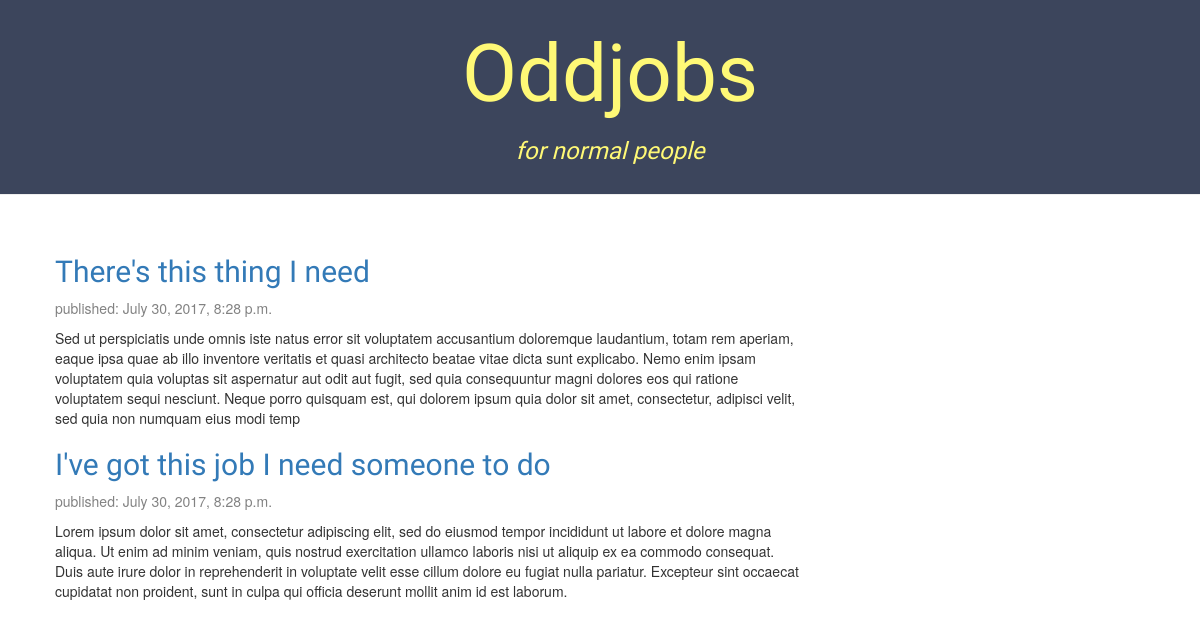
The app's page /, older data.
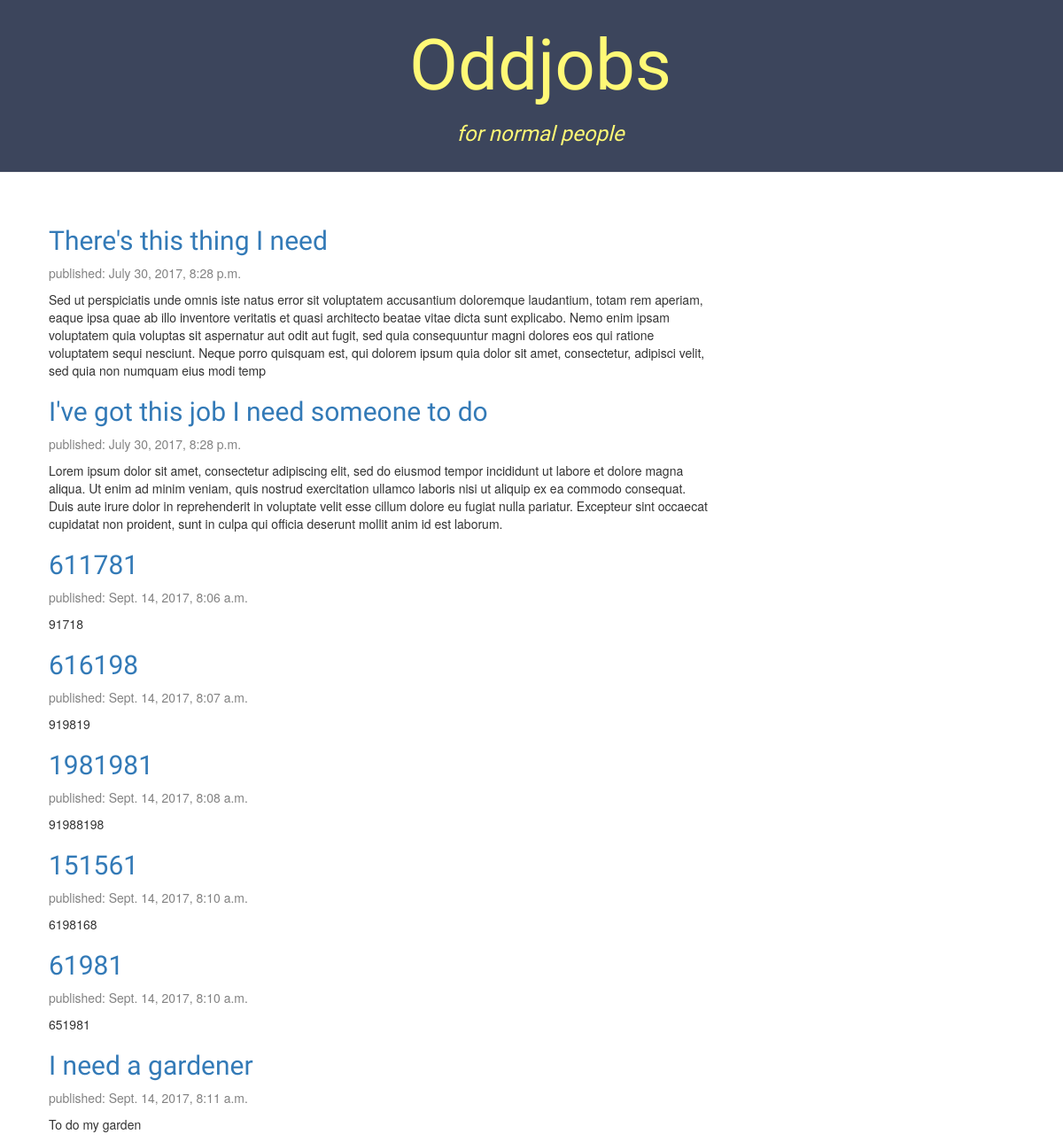
The same page, newer data.
### listings/models.py (models this page shows, shortened)
class Listing(models.Model):
	is_assigned = models.BooleanField(default=False)
	listee = models.ForeignKey('auth.User')
	title = models.CharField(max_length=200)
	listing_dscr = models.TextField(max_length=500)
	amount_listed = models.DecimalField(max_digits=6, decimal_places=2)
	created_date = models.DateTimeField(blank=True, null=True)
	assigned_date = models.DateTimeField(blank=True, null=True)
	completed_date = models.DateTimeField(blank=True, null=True)

### listings/views.py (the view)
# urls.py: url(r'^$', views.index, name='index'),
def index(request):
	listings = Listing.objects.filter(created_date__lte=timezone.now()).order_by('created_date')
	return render(request, 'listings/index.html', {'listings': listings})

### listings/templates/listings/index.html
{% extends 'listings/base.html' %}
{% block content %}
    {% for listing in listings %}
        <div class="listing">
            <h2><a href="{% url 'listing_detail' pk=listing.pk %}" id="listing_title">{{ listing.title }}</a></h2>
                <div class="date">
                <p id="created_date">published: {{ listing.created_date }}</p>
                </div>
            <p id="listing_dscr">{{ listing.listing_dscr|linebreaksbr }}</p>
        </div>
    {% endfor %}
{% endblock %}

### listings/templates/listings/base.html (shortened to what this page needs)
{% load staticfiles %}
<html>
    <head>
            <link rel="stylesheet" href="//maxcdn.bootstrapcdn.com/bootstrap/3.2.0/css/bootstrap.min.css">
            <link rel="stylesheet" href="//maxcdn.bootstrapcdn.com/bootstrap/3.2.0/css/bootstrap-theme.min.css">
            <link rel="stylesheet" href="{% static 'css/listings.css' %}">
    </head>
    <body>
        <div class="page-header" align="center">
            <h1><a href="/">Oddjobs</a></h1>
            <h3><em>for normal people</em></h3>
    </div>
    <br />
    <div class="content container">
        <div class="row">
            <div class="col-md-8">
                {% block content %}
                {% endblock %}
                </div>
            </div>
        </div>
    </body>
</html>

### listings/static/css/listings.css (style rules this page uses)
.page-header { background-color: #3c455c; margin-top: 0; padding: 10px 20px 20px 40px; }
.page-header h1, .page-header h1 a, .page-header h1 a:visited, .page-header h1 a:active { color: #fff976; font-size: 60pt; text-decoration: none; }
em { color: #fff976; text-decoration: none; }
.content { margin-left: 40px; }
h1, h2, h3, h4 { font-family: 'Lobster', cursive; }
.date { color: #828282; }

Row changes from the older to the newer data that the page shows:
added Listing: title "611781", created_date "Sept. 14, 2017, 8:06 a.m.", listing_dscr "91718"
added Listing: title "616198", created_date "Sept. 14, 2017, 8:07 a.m.", listing_dscr "919819"
added Listing: title "1981981", created_date "Sept. 14, 2017, 8:08 a.m.", listing_dscr "91988198"
added Listing: title "151561", created_date "Sept. 14, 2017, 8:10 a.m.", listing_dscr "6198168"
added Listing: title "61981", created_date "Sept. 14, 2017, 8:10 a.m.", listing_dscr "651981"
added Listing: title "I need a gardener", created_date "Sept. 14, 2017, 8:11 a.m.", listing_dscr "To do my garden"
